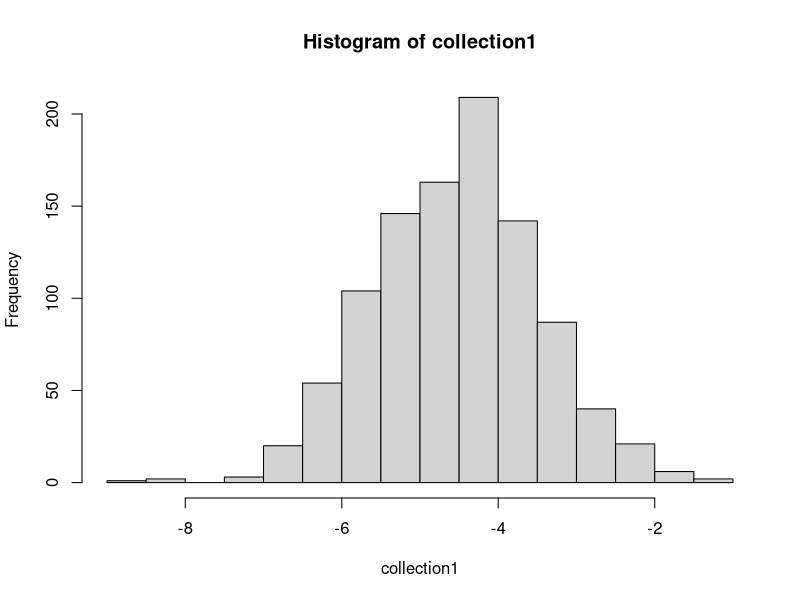
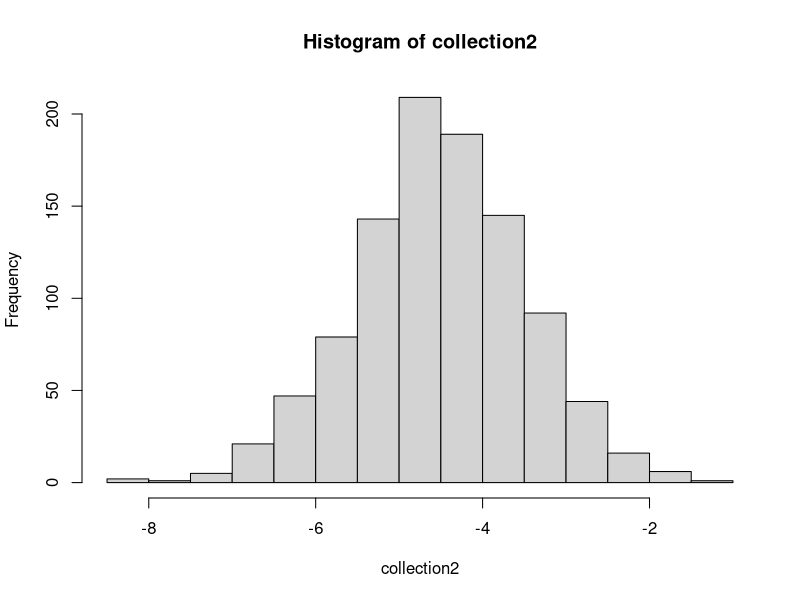
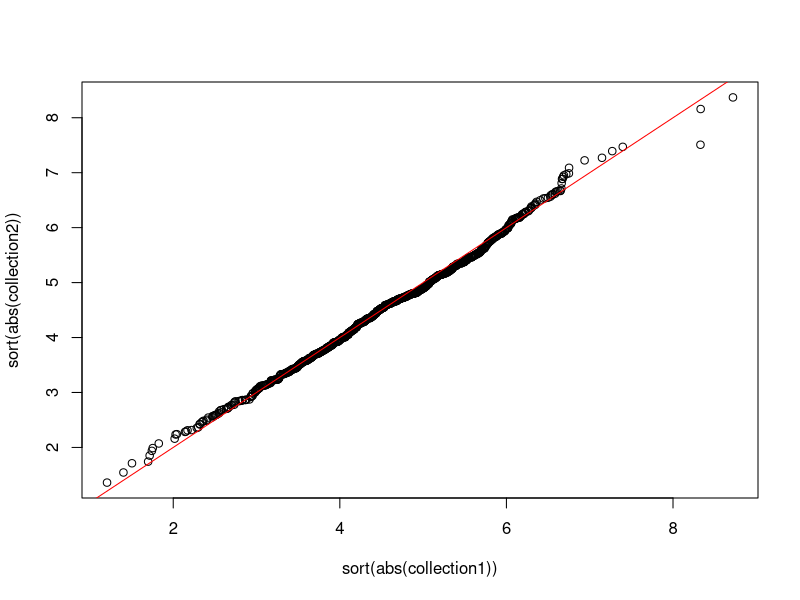

Recreate these plots in R, in order.
set.seed(123)

sc1 = function(){
  x1 = rpois(100, lambda = 1)
  # x1 = rnorm(100, mean = 1.1, sd = 1)
  y1 = rnorm(100, mean = 2, sd = 2)
  scenario1 = c(x1, y1)
  return(t.test(x = x1, y = y1, paired = FALSE, var.equal = FALSE)$statistic)
}

sc2 = function(){
  x2 = rnorm(100, mean = 10, sd = 1)
  y2 = rnorm(100, mean = 11, sd = 2)
  scenario2 = c(x2, y2)
  return(t.test(x = x2, y = y2, paired = FALSE, var.equal = FALSE)$statistic)
}

collection1 = replicate(1000, expr = sc1())
hist(collection1)
# mean(collection1 <= 0.05)
collection2 = replicate(1000, expr = sc2())
hist(collection2)
# mean(collection2 <= 0.05)
plot(sort(abs(collection1)), sort(abs(collection2)))
abline(a = 0, b = 1, col = "red")
